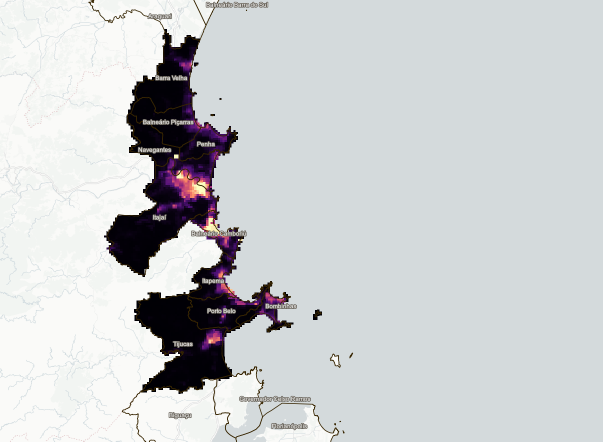
#> input picture assets/Blumenau2015.png, 1205 x 883 px (shown at 1/2 size); its folder holds only this picture in this run
$ jupyter execute --allow-errors conurbacao_litoral_SC_blumenau.ipynb
#> lines starting #> are read from the running program, lines starting #| are printed output that depends on the picture
# Conurbação Urbana — Blumenau

---
## Célula 1 — Imports

[cell 1]
import math
import numpy as np
import cv2
import matplotlib.pyplot as plt
from matplotlib.patches import Patch
from skimage import io
from skimage.color import rgb2gray
from sklearn.cluster import DBSCAN
from sklearn.metrics.pairwise import euclidean_distances
from scipy.spatial.distance import cdist
from scipy.ndimage import distance_transform_edt

---
## Célula 2 — Carregamento de todas as imagens

[cell 2]
def carregar_imagem(nome):
#> called with nome = 'assets/Blumenau2015.png'
    img = io.imread(nome)
#> img is the input picture: shape (883, 1205, 4); mean R, G, B, A 204.1, 206.6, 208.5, 255
    if img.ndim == 3:
        if img.shape[-1] == 4:
            img = img[:, :, :3]
#> img: shape (883, 1205, 3)
        img = rgb2gray(img)
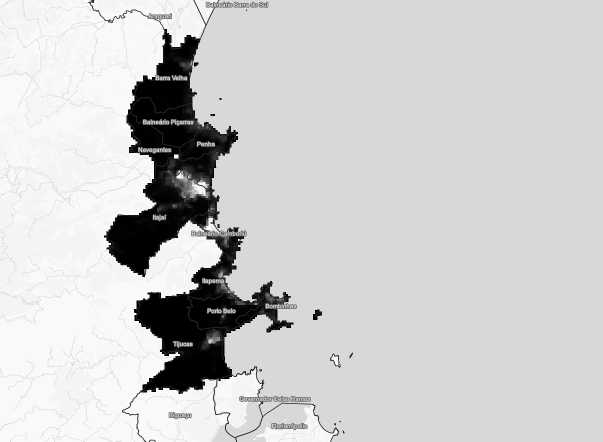
#> img: shape (883, 1205) float64 (shown at 1/2 size); min 0.00113, max 1, mean 0.809
    return (img * 255).astype(np.uint8)


anos = list(range(2015, 2026))
#> (the rest of this cell did not finish here and is left out)


h_ref, w_ref = imagens[0].shape
imagens = [
    cv2.resize(img, (w_ref, h_ref)) if img.shape != (h_ref, w_ref) else img
    for img in imagens
]
